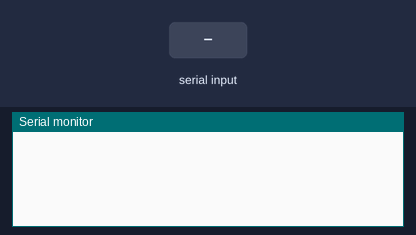
A sketch run on a simulated Arduino Uno, built with avr-gcc and run on an emulated ATmega328P. Parts: the last lines printed to the serial monitor. The test bench sets the inputs (shaded band).

Above: at 1.2 s.
1.3 s: "90,45\n" received over Serial
At 3.5 s:
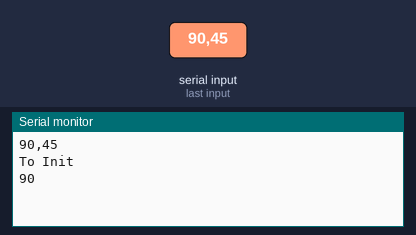
3.8 s: "30,150\n" received over Serial
At 5.8 s:
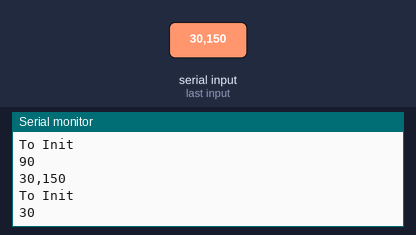

Measured:
- after the input at 1.3 s, the serial monitor: prints a new line after 1.0 s (image 1)
- after the input at 3.8 s, the serial monitor: prints a new line after 1.0 s (image 2)

The sketch:

StringTrim__.ino
```cpp
String i=""; // for incoming serial data

void setup() {
  Serial.begin(9600); // opens serial port, sets data rate to 9600 bps
}

void loop() {
  // send data only when you receive data:
  if (Serial.available() > 0) {
   i=Serial.readString();
   Serial.println(i);
   Serial.println("To Init");
   Serial.println(i.toInt());
  }
}
```
